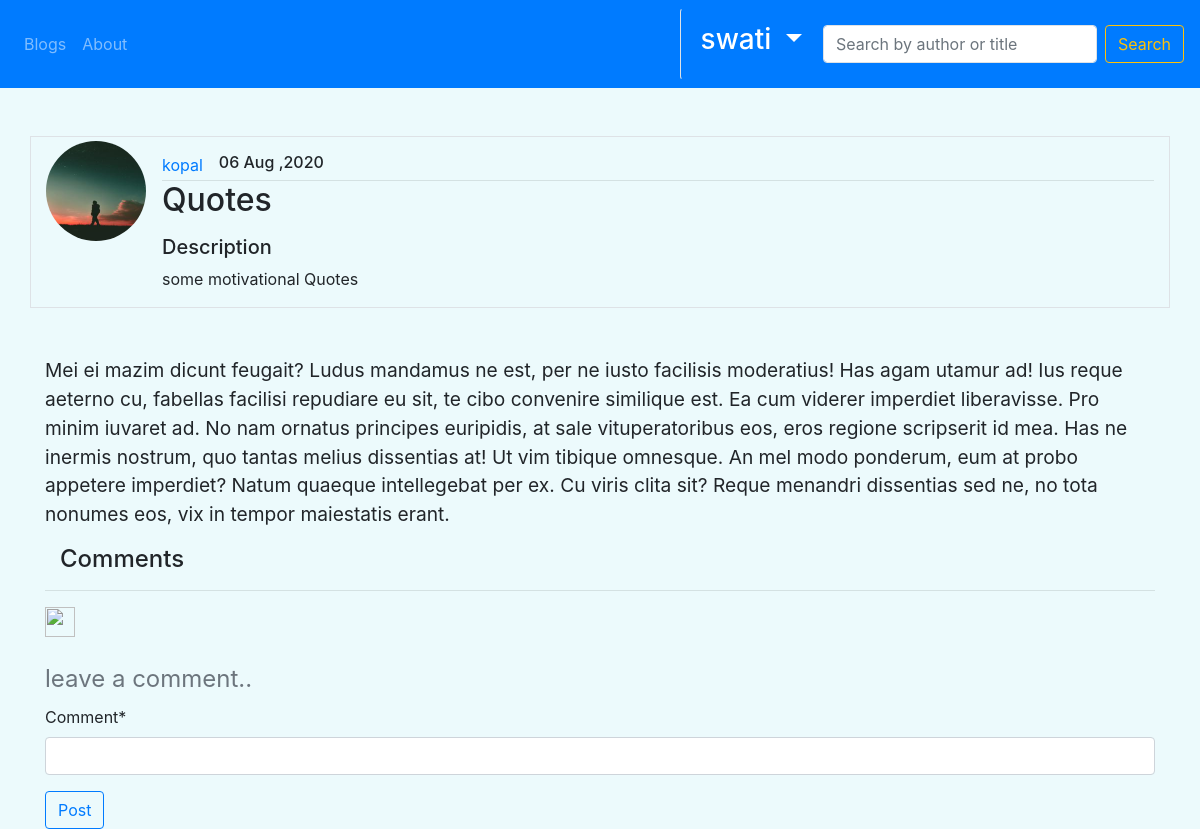
The app's page /post/50 (signed in) with its own data.
### blog/models.py (models this page shows, shortened)
class Post(models.Model):
    title = models.CharField(max_length =100)
    content = models.TextField()
    description = models.CharField(blank=True, null=True ,max_length=300)
    date_posted = models.DateTimeField(default = timezone.now, blank=True)
    author = models.ForeignKey(User ,on_delete=models.CASCADE)

### Users/models.py (models this page shows, shortened)
class Profile(models.Model):
    user = models.OneToOneField(User , on_delete= models.CASCADE)
    image = models.ImageField(default= 'default.jpg' , upload_to= 'profile_media')

### blog/views.py (the view, shortened to what this page needs)
# urls.py: path("post/<int:pk>",PostDetailView.as_view(), name="post-detail"),
class PostDetailView(DetailView ):
    model = Post
    context = {}
    def get_context_data(self, **kwargs):
        post = get_object_or_404(Post , pk = self.kwargs.get('pk'))
        ordering = ['-date_posted']
        comments = Comment.objects.filter(post= post).filter( active=True ).order_by('-dated' ,'-id')
        context = super(PostDetailView, self).get_context_data(**kwargs)
        context['form'] = CreateComment()
        context['comments'] = comments
        return context

### blog/forms.py
class CreateComment(forms.ModelForm):
    class Meta:
        model = Comment
        exclude = ['post','name','dated','active']

### blog/templates/blog/post_detail.html (shortened to what this page needs)
{% extends "blog/base.html" %}
{% load crispy_forms_tags %}
{% block content %}
  <br><br>
     <div class="container media border">
      <img src={{object.author.profile.image.url}} class="mr-3 mt-1 rounded-circle" style="width: 100px; height: 100px; aspect-ratio: 1;" alt="image">
      <div class="media-body">
        <div class = " mt-3" style = "display : flex;">
          <a href = {% url "user-posts" post.author %} class = "mr-3">  {{post.author}}    </a>
          <h6 class = "grey" >{{object.date_posted|date:"d M ,Y"}}  </h6>
        </div>
        <hr class="mt-0 mb-0">
        <h2 class = "text-monospace mt-0">
          {{object.title}}
        </h2>
        {% if object.description  %}
        <p>
            <h5>
                Description
            </h5>
            {{object.description}}
        </p>
        {% endif %}
      </div>
    </div>
    <p class="container mt-5" style="font-size:larger;">
        {{object.content}}
    </p>
    <div class="container">
      <h4 class ="container" >Comments</h4>
      <hr>
    </div>
    {% if user.is_authenticated %}
      <footer class='container'>
        {% if request.user == object.author %}
            <a href= {% url "post-update" object.id %}><button class="btn btn-primary">Update Post</button></a>
            <a href={% url "post-delete" object.id %}><button class="btn btn-danger">Delete Post</button></a>
          </footer>
        {% else %}
            <img src = "../../../media/Upvote.png" width=30px height=30px>
          </footer>
        {% endif %}
      <br>
      <form method='POST' class="container">
          <fieldset >
              <legend class="text-muted">leave a comment..</legend>
                  {{ form|crispy}}
          </fieldset>
        <button type="submit" class="btn btn-outline-primary">Post</button>
    </form>
  {% else %}
    <div class= "container">
      <hr>
      <a href={% url "cpost-detail" post.id %}>Login to comment..</a>
    </div>
  {% endif %}
{% endblock content %}

### blog/templates/blog/base.html (shortened to what this page needs)
{% load static %}
<!DOCTYPE html>
<html>
<head>
    <link rel="stylesheet" href="https://maxcdn.bootstrapcdn.com/bootstrap/4.0.0/css/bootstrap.min.css">
</head>
    <body >
        <nav class="navbar navbar-dark sticky-top navbar-expand-lg bg-primary">
            <div class="collapse navbar-collapse" id="navbarTogglerDemo02">
              <ul class="navbar-nav mr-auto">
                {% if posts or userposts %}
                  <li class="nav-item active ">
                {% else %}
                  <li class="nav-item">
                {% endif %}
                  <a class="nav-link light" href= {% url "blog-home" %} > Blogs  <span class="sr-only"> (current) </span></a>
                </li>
                {% if page == 2 %}
                  <li class="nav-item active ">
                {% else %}
                  <li class="nav-item">
                {% endif %}
                <a class="nav-link " href= {% url "blog-about" %}> About
                </li>
              </ul>
              <div class = "left">
              <ul class="navbar-nav mr-auto my-2 my-lg-0 left">
                {% if user.is_authenticated %}
                  <li class="nav-item btn border-left dropdown pd-3">
                    <h3 class="nav-link active dropdown-toggle" href="#" id="navbarDropdown" role="button" data-toggle="dropdown" aria-haspopup="true" aria-expanded="false">
                          {{user.username}}
                    </h3>
                  </li>
                {% endif %}
              </ul>
            </div>
            <form class="form-inline my-2 my-lg-0" action= {% url "blog-home" %} method='GET' >
                <input class="form-control mr-sm-2 border" type="search" placeholder="Search by author or title" name='query' aria-label="Search">
                <button class="btn btn-outline-warning my-2 my-sm-0" type="submit">Search</button>
            </form>
            </div>
          </nav>
        {% block content %}
        {% endblock %}
    </body>
</html>

### blog/templates/blog/base.html (style rules this page uses)
body { background: #ecfafc; }

### records on screen
Post: author.profile.image (picture), author "kopal", date_posted "06 Aug ,2020", title "Quotes", description "some motivational Quotes", content "Mei ei mazim dicunt feugait? Ludus mandamus ne est, per ne iusto facilisis moderatius! Has agam utamur ad! Ius reque aeterno cu, fabellas facilisi repudiare eu sit, te cibo convenire similique est. Ea cum viderer imperdiet liberavisse. Pro minim iuvaret ad. No nam ornatus principes euripidis, at sale vituperatoribus eos, eros regione scripserit id mea. Has ne inermis nostrum, quo tantas melius dissentias at! Ut vim tibique omnesque. An mel modo ponderum, eum at probo appetere imperdiet? Natum quaeque intellegebat per ex. Cu viris clita sit? Reque menandri dissentias sed ne, no tota nonumes eos, vix in tempor maiestatis erant."

### other values on screen
{{ user.username }} "swati"
